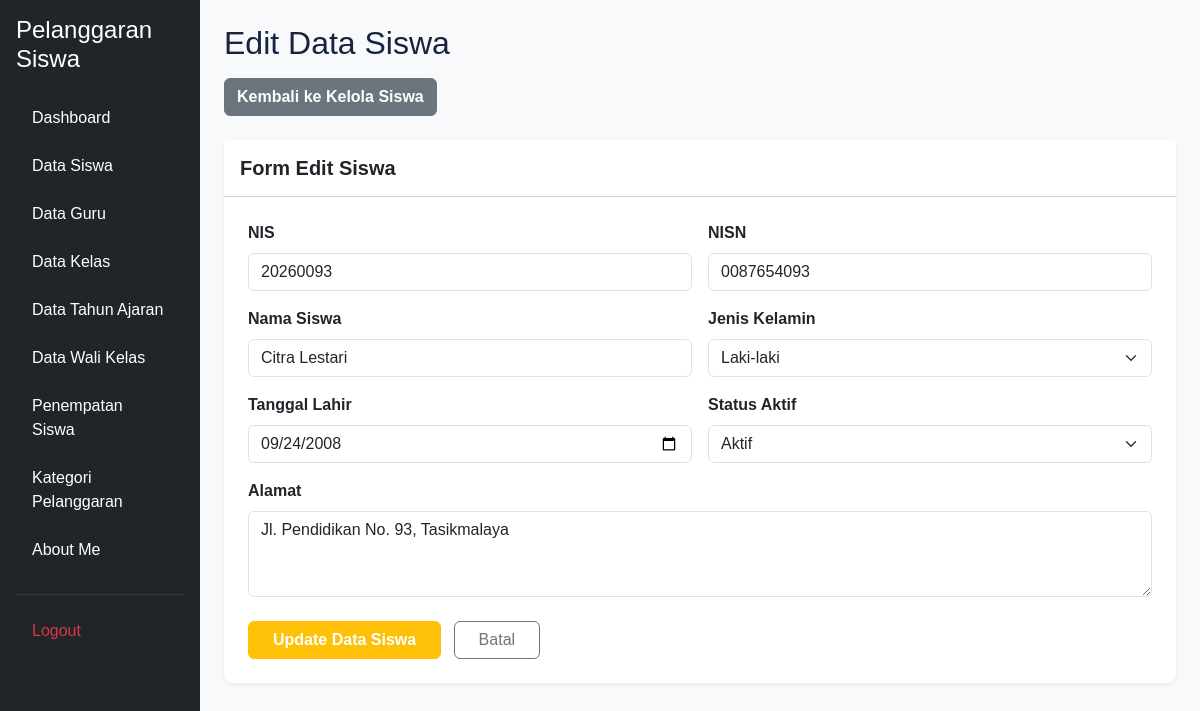
Screenshot of /edit_siswa.php?id=93 (signed in) with the database file from the repository.
### tables this page shows
CREATE TABLE `t_siswa` (
  `id` int(11) NOT NULL,
  `nis` varchar(30) DEFAULT NULL,
  `nisn` varchar(20) NOT NULL,
  `nama` varchar(150) DEFAULT NULL,
  `jenis_kelamin` char(1) NOT NULL,
  `tanggal_lahir` date NOT NULL,
  `alamat` text NOT NULL,
  `status_aktif` tinyint(1) NOT NULL,
  `created_at` timestamp NOT NULL DEFAULT current_timestamp(),
  `updated_at` timestamp NOT NULL DEFAULT current_timestamp()
);

### edit_siswa.php (the view, shortened to what this page needs)
<?php
include 'config/koneksi.php';
$id = mysqli_real_escape_string($koneksi, $_GET['id'] ?? '');
$sql = "SELECT * FROM t_siswa WHERE id = '$id'";
$hasil = mysqli_query($koneksi, $sql);
$data = mysqli_fetch_assoc($hasil);
?>
<!DOCTYPE html>
<html lang="id">
<head>
    <link href="https://cdn.jsdelivr.net/npm/bootstrap@5.3.3/dist/css/bootstrap.min.css" rel="stylesheet">
    <link rel="stylesheet" href="layout/style.css">
</head>
<body class="bg-light">
<div class="container-fluid">
    <div class="row">
        <?php include 'layout/sidebar.php'; ?>
        <main class="col-md-9 ms-sm-auto col-lg-10 p-4">
            <div class="d-flex justify-content-between align-items-center mb-3">
                <h1 class="h2 m-0">Edit Data Siswa</h1>
            </div>
            <div class="mb-4">
                <a href="kelola_siswa.php" class="btn btn-secondary fw-semibold">
                    Kembali ke Kelola Siswa
                </a>
            </div>
            <div class="card shadow-sm border-0 rounded-3 mb-5">
                <div class="card-header bg-white py-3">
                    <h5 class="card-title m-0 fw-bold">Form Edit Siswa</h5>
                </div>
                <div class="card-body p-4">
                    <form action="proses_edit_siswa.php" method="POST">
                        <div class="row g-3">
                            <div class="col-md-6">
                                <label class="form-label fw-semibold">NIS</label>
                                <input type="text"
                                       name="nis"
                                       class="form-control"
                                       value="<?= htmlspecialchars($data['nis']); ?>"
                                       required>
                            </div>
                            <div class="col-md-6">
                                <label class="form-label fw-semibold">NISN</label>
                                <input type="text"
                                       name="nisn"
                                       class="form-control"
                                       value="<?= htmlspecialchars($data['nisn']); ?>"
                                       required>
                            </div>
                            <div class="col-md-6">
                                <label class="form-label fw-semibold">Nama Siswa</label>
                                <input type="text"
                                       name="nama"
                                       class="form-control"
                                       value="<?= htmlspecialchars($data['nama']); ?>"
                                       required>
                            </div>
                            <div class="col-md-6">
                                <label class="form-label fw-semibold">Jenis Kelamin</label>
                                <select name="jenis_kelamin" class="form-select" required>
                                    <option value="L" <?= ($data['jenis_kelamin'] == 'L') ? 'selected' : ''; ?>>
                                        Laki-laki
                                    </option>
                                </select>
                            </div>
                            <div class="col-md-6">
                                <label class="form-label fw-semibold">Tanggal Lahir</label>
                                <input type="date"
                                       name="tanggal_lahir"
                                       class="form-control"
                                       value="<?= htmlspecialchars($data['tanggal_lahir']); ?>"
                                       required>
                            </div>
                            <div class="col-md-6">
                                <label class="form-label fw-semibold">Status Aktif</label>
                                <select name="status_aktif" class="form-select" required>
                                    <option value="1" <?= ($data['status_aktif'] == 1) ? 'selected' : ''; ?>>
                                        Aktif
                                    </option>
                                </select>
                            </div>
                            <div class="col-12">
                                <label class="form-label fw-semibold">Alamat</label>
                                <textarea name="alamat"
                                          class="form-control"
                                          rows="3"
                                          required><?= htmlspecialchars($data['alamat']); ?></textarea>
                            </div>
                            <div class="col-12 mt-4">
                                <button type="submit" class="btn btn-warning px-4 fw-semibold text-white">
                                    Update Data Siswa
                                </button>
                                <a href="kelola_siswa.php" class="btn btn-outline-secondary px-4 ms-2">
                                    Batal
                                </a>
                            </div>
                        </div>
                    </form>
                </div>
            </div>
        </main>
    </div>
</div>
</body>
</html>

### layout/style.css (style rules this page uses)
:root { --primary: #3659d9; --navy: #17233f; --background: #f4f6fb; --text-muted: #778198; --border: #e8ecf4; }
* { box-sizing: border-box; }
body { margin: 0; font-family: 'Poppins', sans-serif; background: var(--background); color: var(--navy); }

### rows the page displays
t_siswa: nis "20260093", nisn "0087654093", nama "Citra Lestari", jenis_kelamin "Laki-laki", tanggal_lahir "09/24/2008", status_aktif "Aktif", alamat "Jl. Pendidikan No. 93, Tasikmalaya"
